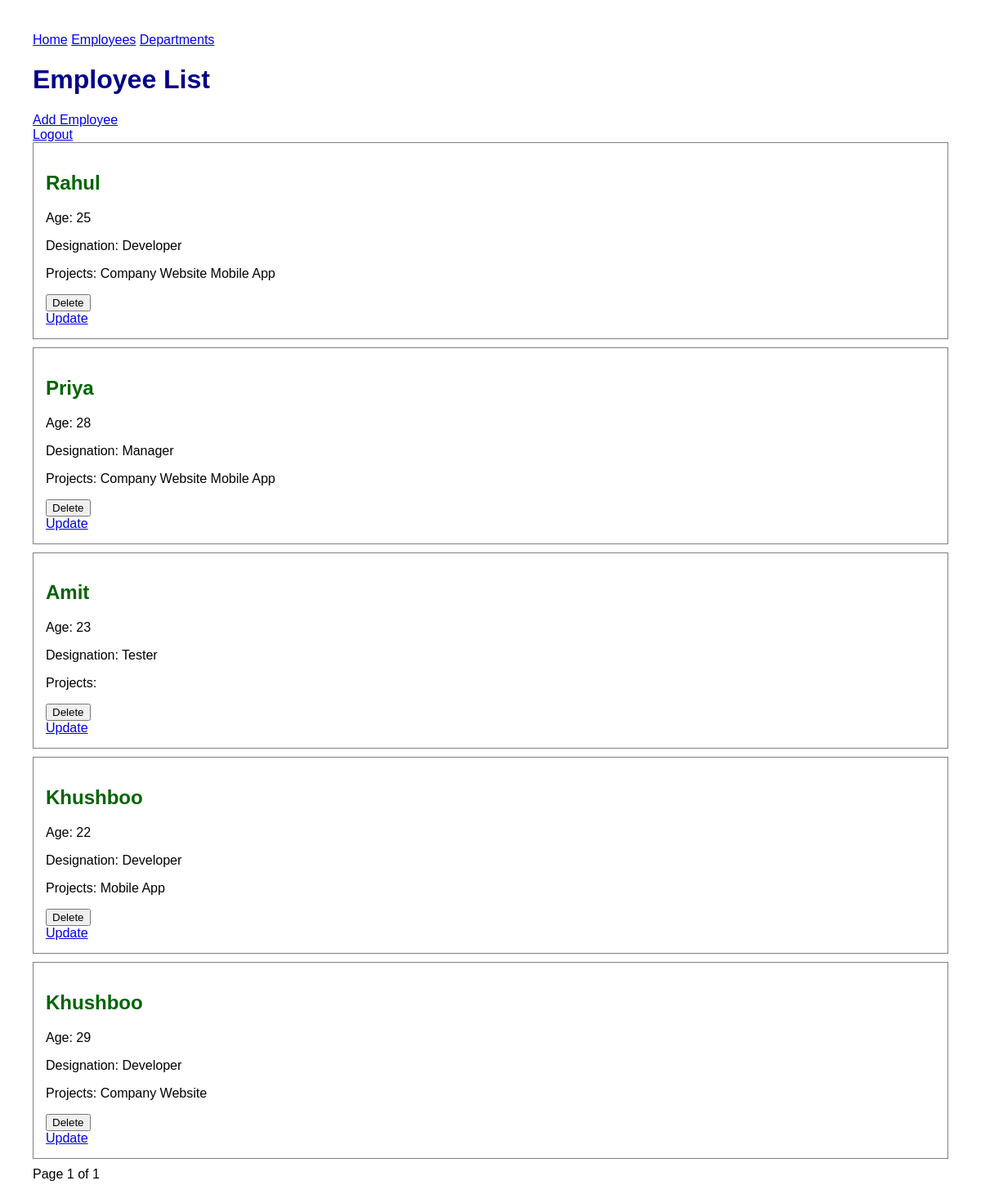
/employees/ (signed in), run on an earlier commit of the app's database.
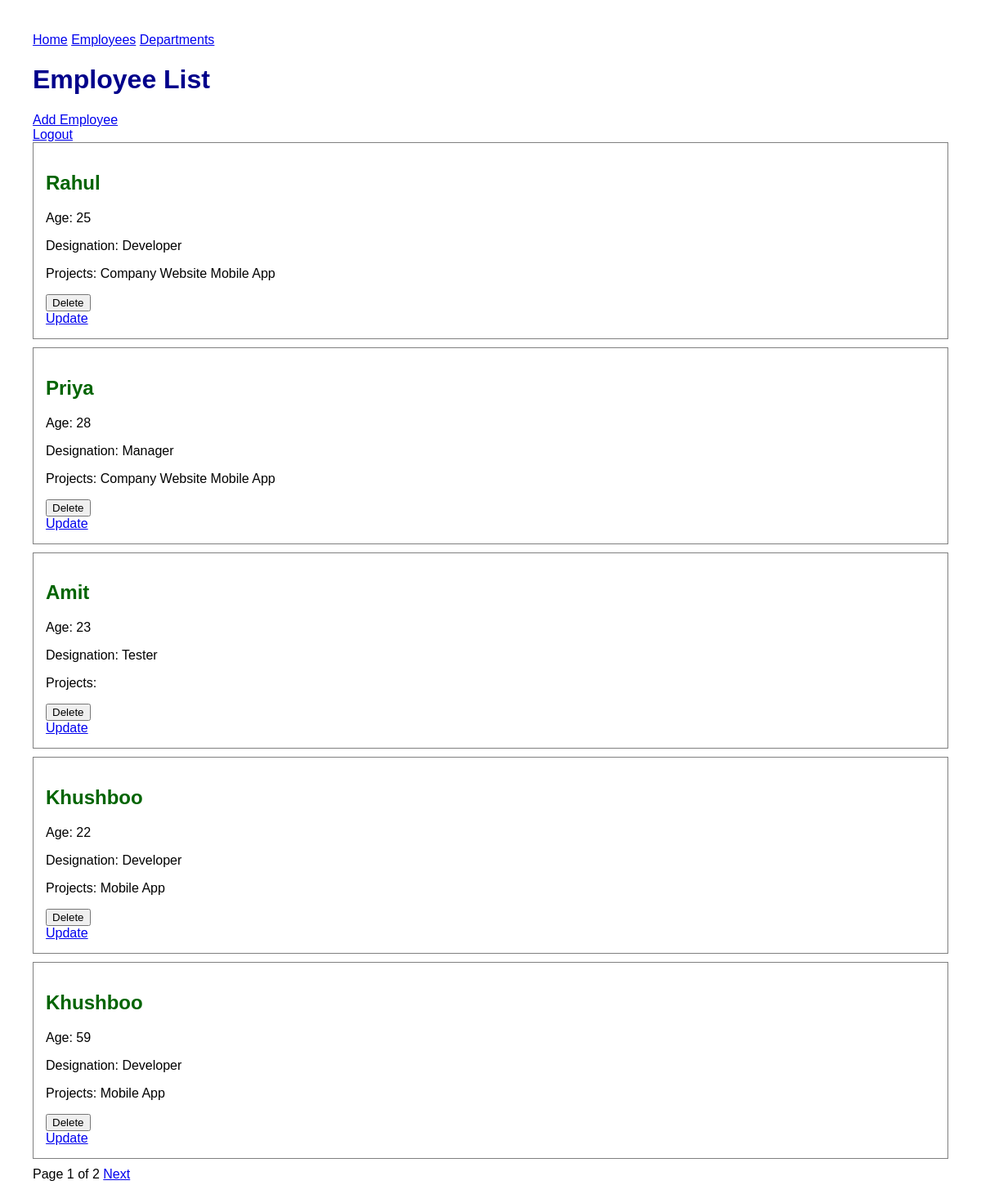
And on a later commit of the database.
### employees/models.py (models this page shows, shortened)
class Employee(models.Model):
    name = models.CharField(max_length=100)
    age = models.IntegerField()
    designation = models.CharField(max_length=100)
    profile_image = models.ImageField(
        upload_to="profile_images/",
        null=True,
        blank=True
    )
    department = models.ForeignKey(
        Department,
        on_delete=models.CASCADE,
        related_name="employees",
        null=True
    )
    projects = models.ManyToManyField(
        Project,
        related_name="employees"
    )

class Project(models.Model):
    name = models.CharField(max_length=100)

### employees/views.py (the view)
# urls.py: path("employees/", views.employee_list, name="employee_list"),
@login_required
@permission_required(
    "employees.view_employee",
    raise_exception=True
)
def employee_list(request):
    employees = Employee.objects.all()
    paginator = Paginator(employees, 5)
    page_number = request.GET.get("page")
    employees_page = paginator.get_page(page_number)
    if request.method == 'GET':
        return render(
            request,
            "employees/employee_list.html",
            {"employees": employees_page}
        )
    return HttpResponse("Unsupported request method")

### employees/templates/employees/employee_list.html (shortened to what this page needs)
{% extends "employees/base.html" %}
{% block content %}
    <div style="justify-content: flex-end;">
        <h1>Employee List</h1>
        {% if perms.employees.add_employee %}
            <a href="{% url 'employee_create' %}">Add Employee</a>
        {% endif %}
    </div>
    <div>
        <a href="{% url 'logout' %}">
            Logout
        </a>
    </div>
    {% for employee in employees %}
    <div class="employee">
        <h2>{{ employee.name }}</h2>
        <p>Age: {{ employee.age }}</p>
        <p>Designation: {{ employee.designation }}</p>
        <p>
            Projects:
            {% for project in employee.projects.all %}
                {{ project.name }}
            {% endfor %}
        </p>
        {% if perms.employees.delete_employee %}
            <form method="post" action="{% url 'employee_delete' employee.id %}">
                <button type="submit">Delete</button>
            </form>
        {% endif %}
        {% if perms.employees.change_employee %}
            <a href="{% url 'employee_update' employee.id %}">Update</a>
        {% endif %}
    </div>
{% endfor %}
<div class="pagination">
    <span>
        Page {{ employees.number }} of {{ employees.paginator.num_pages }}
    </span>
    {% if employees.has_next %}
        <a href="?page={{ employees.next_page_number }}">
            Next
        </a>
    {% endif %}
</div>
{% endblock %}

### employees/templates/employees/base.html (shortened to what this page needs)
{% load static %}
<!DOCTYPE html>
<html lang="en">
<head>
    <link rel="stylesheet" href="{% static 'employees/style.css' %}">
</head>
<body>
    <nav>
        <a href="{% url 'home' %}">Home</a>
        <a href="{% url 'employee_list' %}">Employees</a>
        <a href="{% url 'department_list' %}">Departments</a>
    </nav>
    <main>
        {% block content %}
        {% endblock %}
    </main>
</body>
</html>

### employees/static/employees/style.css (style rules this page uses)
body { font-family: Arial, sans-serif; margin: 40px; }
h1 { color: darkblue; }
h2 { color: darkgreen; }
.employee { border: 1px solid gray; padding: 15px; margin-bottom: 10px; }

What changed in the data, as far as the page shows it:
removed Employee: name "Khushboo", age "29", designation "Developer", Project (name "Company Website")
added Employee: name "Khushboo", age "59", designation "Developer", Project (name "Mobile App")
Also different on the page:
{{ employees.paginator.num_pages }}: "1" → "2"
text now shown: "Next"
